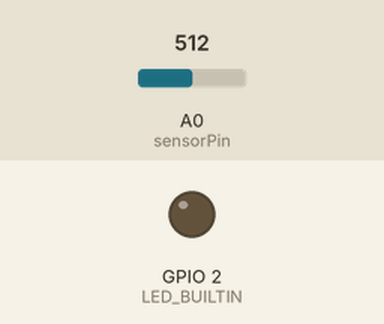
Simulated run of this sketch. Board: ESP8266 (NodeMCU). Shown: output pins drawn as LEDs (lit = HIGH, except the on-board LED, lit = LOW). The inputs (shaded band) are chosen by the test bench; at power-on: A0 (sensorPin) = 512. WiFi joins after 1.5 s; servers stay silent unless stated; web services answer with replies made up by the test bench; what the sketch prints to the serial monitor is not drawn.

Above: at 2.5 s.
At 10.3 s:
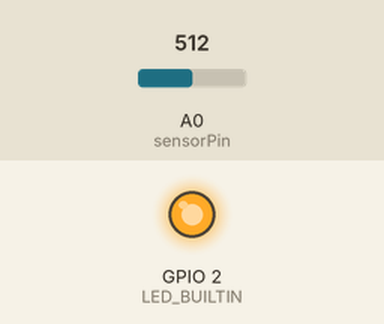
Timing chart, 0 to 22.5 s (numbered marks = the images above):
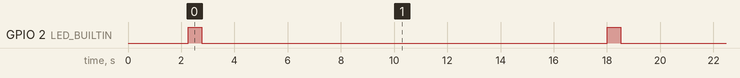

Measured:
- by itself, GPIO 2 (LED_BUILTIN): alternates HIGH for 0.50 s and LOW for 15.2 s

The sketch:

code_esp8266_medidor_temperatura.ino
```cpp
#include <ESP8266WiFi.h>
#include <ESP8266HTTPClient.h>

const char* ssid = "linksys";
const char* password = "";

const char* apiKey = "LGLCLW8502LTIJEI";

const int sensorPin = A0;

void setup() {
  pinMode(LED_BUILTIN, OUTPUT);

  Serial.begin(9600);
  WiFi.begin(ssid, password);

  Serial.println("Conectando ao Wi-Fi...");
  while (WiFi.status() != WL_CONNECTED) {
    delay(1000);
    Serial.print(".");
  }

  Serial.println("\nWi-Fi conectado!");
}

void loop() {
  int sensorValue = analogRead(sensorPin);

  float temperatura = (sensorValue * (3.3 / 1023.0)) * 100.0;

  Serial.print("Temperatura: ");
  Serial.print(temperatura);
  Serial.println(" °C");

  if(WiFi.status() == WL_CONNECTED) {
    WiFiClient client;
    HTTPClient http;

    String url = "http://api.thingspeak.com/update?api_key=";
    url += apiKey;
    url += "&field1=" + String(temperatura);

    Serial.println("Enviando: " + url);

    http.begin(client, url);

    int httpResponseCode = http.GET();

    if(httpResponseCode > 0) {
      Serial.println("Resposta do servidor: " + String(httpResponseCode));
    } else {
      Serial.println("Erro ao enviar: " + http.errorToString(httpResponseCode));
    }

    http.end();
  }

  digitalWrite(LED_BUILTIN, HIGH);
  delay(500);
  digitalWrite(LED_BUILTIN, LOW);

  delay(15000);
}
```
